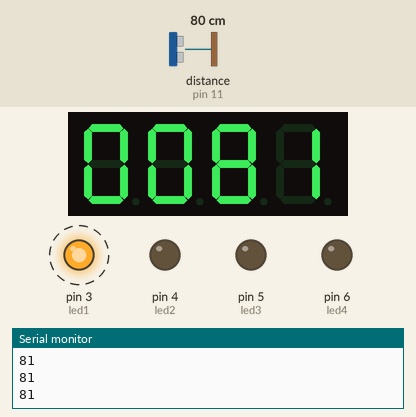
The sketch below on a simulated Arduino Uno, built with avr-gcc and run on an emulated ATmega328P. Parts: 4-digit seven-segment display, output pins drawn as LEDs (lit = HIGH), the last lines printed to the serial monitor. Dashed ring = blinking. The test bench sets the inputs (shaded band); at power-on: distance to the obstacle (sensor on pin 11) 80 cm. The echo pulse lasts 58.3 µs per cm.

Above: at 1.3 s.
1.4 s: distance to the obstacle (sensor on pin 11) set to 120 cm
At 2.0 s:
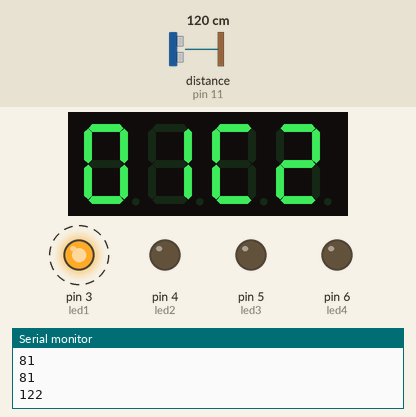
3.6 s: distance to the obstacle (sensor on pin 11) set to 43 cm
At 4.1 s:
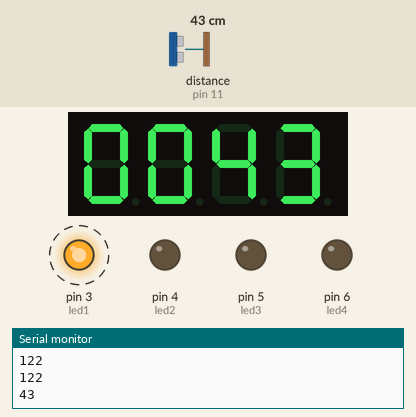
5.2 s: distance to the obstacle (sensor on pin 11) set to 36 cm
At 5.6 s:
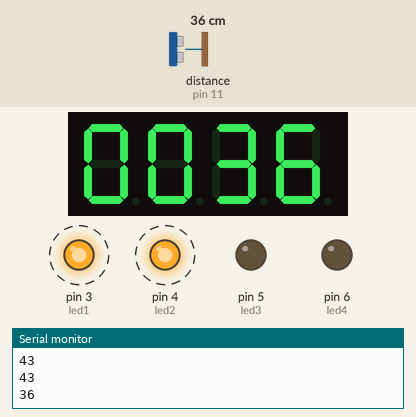
8.3 s: distance to the obstacle (sensor on pin 11) set to 27 cm
At 8.8 s:
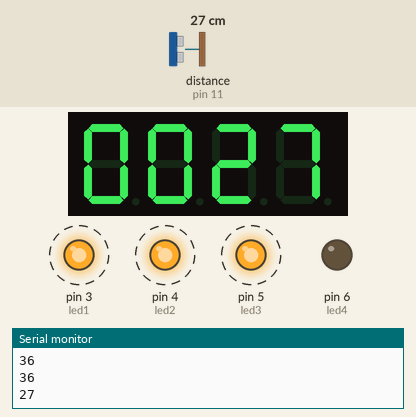
11.4 s: distance to the obstacle (sensor on pin 11) set to 22 cm
At 11.9 s:
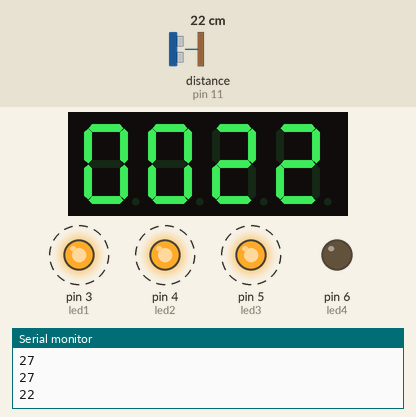
13.0 s: distance to the obstacle (sensor on pin 11) set to 17 cm
At 13.5 s:
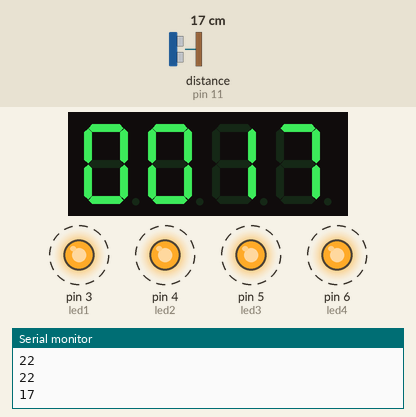
Timing chart, 0 to 17.1 s (numbered marks = the images above; inputs shaded):
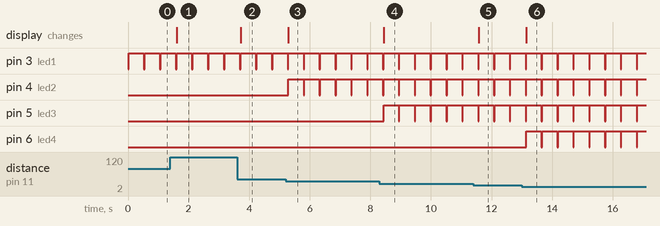

The sketch:

Ejercicio5.ino
```cpp
//Ejercicio 5

//Librerias necesarias
#include <NewPing.h> //Libreria del sensor de ultrasonido
#include <TM1637Display.h> //Libreria del display

//Variables globales
#define pinEcho 11
#define pinTrigger 12
#define distanciaMaxima 200

#define CLK 7
#define DIO 8
#define brillo 0x0f

int led1 = 3;
int led2 = 4;
int led3 = 5;
int led4 = 6;

int delayTime = 500;

//Instancias básicas
NewPing sonar(pinTrigger, pinEcho, distanciaMaxima); //Instancia para usar el sensor ultrasonido
TM1637Display display(CLK, DIO); //Instancia para usar el display

void setup() {
  display.setBrightness(brillo);
  Serial.begin(9600);
  //Indicamos que los pines de los leds son salidas
  pinMode(led1, OUTPUT);
  pinMode(led2, OUTPUT);
  pinMode(led3, OUTPUT);
  pinMode(led4, OUTPUT);
}

void loop() {
  long distancia = sonar.ping_cm(distanciaMaxima);
  Serial.println(distancia);
  imprimeResultado(distancia); //Imprimimos el resultado en el display
  //Una vez que la distancia es visible, encenderemos los leds en funcion de la distancia que dé
  enciendeLeds(distancia);

}

//Función para mostrar el resultado en el display
void imprimeResultado(long dist){
  const uint8_t SEG_DIST[] = {
    display.encodeDigit(0), //Como el maximo es 200, este digito no nos hará falta
    display.encodeDigit((dist / 100)), //Centenas
    display.encodeDigit((dist) / 10), //Decenas
    display.encodeDigit((dist) % 10) //Unidades
  };
  display.setSegments(SEG_DIST);
}

//Función para encender los leds segun la distancia
void enciendeLeds(long dist){
  if(dist < 20){
    //Se encienden los 4 leds
    digitalWrite(led1, HIGH);
    digitalWrite(led2, HIGH);
    digitalWrite(led3, HIGH);
    digitalWrite(led4, HIGH);
  }
  else if(dist < 30){
    //Se encienden 3 leds
    digitalWrite(led1, HIGH);
    digitalWrite(led2, HIGH);
    digitalWrite(led3, HIGH);
  }
  else if(dist < 40){
    //Se encienden 2 leds
    digitalWrite(led1, HIGH);
    digitalWrite(led2, HIGH);
  }
  else{
    //Se enciende 1 led
    digitalWrite(led1, HIGH);
  }
  delay(delayTime);
  digitalWrite(led1,LOW);
  digitalWrite(led2,LOW);
  digitalWrite(led3,LOW);
  digitalWrite(led4,LOW);

}
```

Measured:
- the behaviour switches between 40 and 39 cm on distance to the obstacle (sensor on pin 11) (found by bisection; images 2 and 3)
- the behaviour switches between 30 and 29 cm on distance to the obstacle (sensor on pin 11) (found by bisection; images 3 and 4)
- the behaviour switches between 20 and 19 cm on distance to the obstacle (sensor on pin 11) (found by bisection; images 5 and 6)
- after the input at 1.4 s, the display: changes after 0.21 s (image 1)
- after the input at 3.6 s, the display: changes after 0.12 s (image 2)
- after the input at 5.2 s, pin 4 (led2): alternates HIGH for 0.50 s and LOW for 0.02 s, starting after 0.09 s; the display: changes after 0.09 s (image 3)
- after the input at 8.3 s, pin 5 (led3): alternates HIGH for 0.50 s and LOW for 0.02 s, starting after 0.14 s; the display: changes after 0.14 s (image 4)
- after the input at 11.4 s, the display: changes after 0.18 s (image 5)
- after the input at 13.0 s, pin 6 (led4): alternates HIGH for 0.50 s and LOW for 0.02 s, starting after 0.15 s; the display: changes after 0.15 s (image 6)
